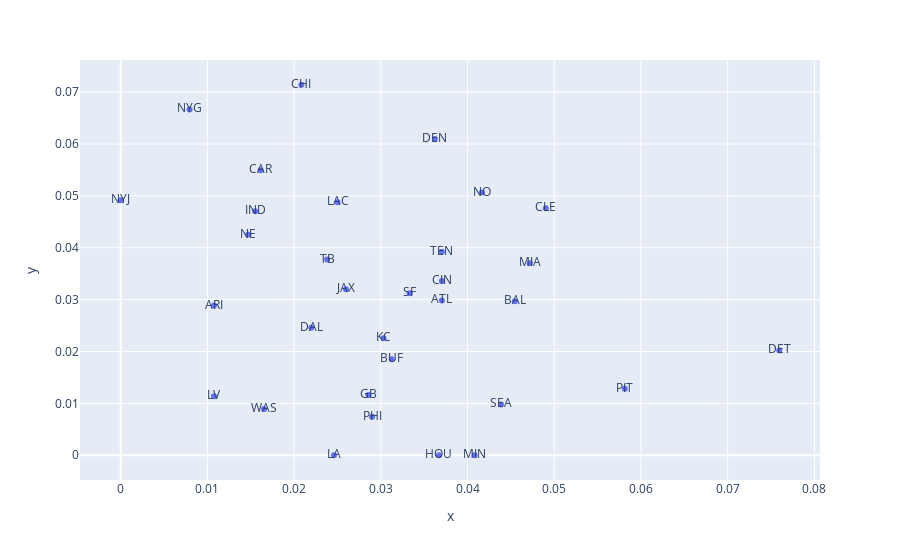

The code cell stored with this chart in its notebook:
### Code cell
fig = px.scatter(x=x_data['ratio'], y=y_data['ratio'], text=x_data['posteam'])
fig.show()

### Figure 1 — Plotly figure (JSON) as saved in the notebook; plotly's stock layout.template omitted (floating-point values rounded to 4 significant figures)
{"data": [{"hovertemplate": "x=%{x}<br>y=%{y}<br>text=%{text}<extra></extra>", "legendgroup": "", "marker": {"color": "#636efa", "symbol": "circle"}, "mode": "markers+text", "name": "", "orientation": "v", "showlegend": false, "text": ["ARI", "ATL", "BAL", "BUF", "CAR", "CHI", "CIN", "CLE", "DAL", "DEN", "DET", "GB", "HOU", "IND", "JAX", "KC", "LA", "LAC", "LV", "MIA", "MIN", "NE", "NO", "NYG", "NYJ", "PHI", "PIT", "SEA", "SF", "TB", "TEN", "WAS"], "type": "scatter", "x": [0.01075, 0.03704, 0.04545, 0.03125, 0.01613, 0.02083, 0.03704, 0.04902, 0.02198, 0.03623, 0.07595, 0.02857, 0.0367, 0.0155, 0.02597, 0.0303, 0.02459, 0.025, 0.01075, 0.04717, 0.04082, 0.01471, 0.04167, 0.007937, 0, 0.02899, 0.05814, 0.04386, 0.03333, 0.02381, 0.03704, 0.01653], "xaxis": "x", "y": [0.02885, 0.02985, 0.0297, 0.01852, 0.05495, 0.07143, 0.03361, 0.04762, 0.02459, 0.06098, 0.0202, 0.01163, 0, 0.04706, 0.032, 0.02256, 0, 0.04878, 0.01136, 0.03704, 0, 0.04255, 0.05063, 0.06667, 0.04918, 0.007407, 0.01282, 0.009804, 0.03125, 0.03774, 0.03922, 0.008929], "yaxis": "y"}], "layout": {"legend": {"tracegroupgap": 0}, "margin": {"t": 60}, "xaxis": {"anchor": "y", "domain": [0, 1], "title": {"text": "x"}}, "yaxis": {"anchor": "x", "domain": [0, 1], "title": {"text": "y"}}}}
